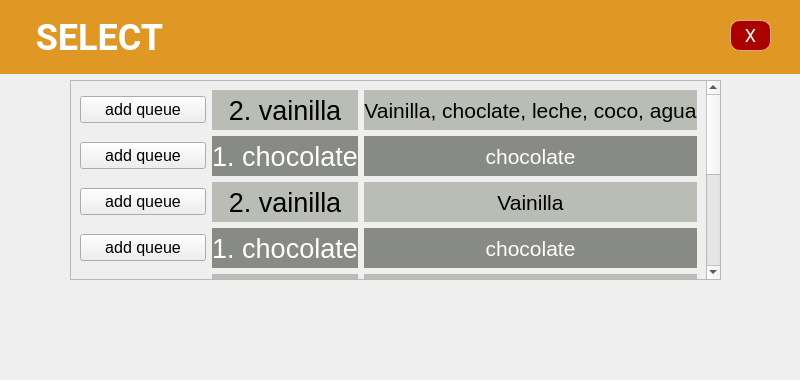
<?xml version="1.0" encoding="UTF-8"?>
<ui version="4.0">
 <class>Form</class>
 <widget class="QWidget" name="Form">
  <property name="geometry">
   <rect>
    <x>0</x>
    <y>0</y>
    <width>800</width>
    <height>380</height>
   </rect>
  </property>
  <property name="font">
   <font>
    <pointsize>12</pointsize>
   </font>
  </property>
  <property name="windowTitle">
   <string>Form</string>
  </property>
  <widget class="QPushButton" name="pushButton_8">
   <property name="geometry">
    <rect>
     <x>730</x>
     <y>30</y>
     <width>41</width>
     <height>31</height>
    </rect>
   </property>
   <property name="styleSheet">
    <string notr="true">background: #AA0000;
border: 0.5px solid rgba(255, 255, 255, 0.48);
box-sizing: border-box;
border-radius: 10px;
transform: matrix(1, 0, 0, 1, 0, 0);

font-family: Roboto;
font-style: normal;
font-weight: normal;
font-size: 18px;
line-height: 28px;

color: #FFFFFF;</string>
   </property>
   <property name="text">
    <string>X</string>
   </property>
  </widget>
  <widget class="QLabel" name="label_18">
   <property name="geometry">
    <rect>
     <x>0</x>
     <y>0</y>
     <width>800</width>
     <height>74</height>
    </rect>
   </property>
   <property name="styleSheet">
    <string notr="true">font-family: Roboto;
font-style: normal;
font-weight: bold;
font-size: 36px;
line-height: 42px;

color: #FFFFFF;
background-color: #E09825;</string>
   </property>
   <property name="text">
    <string>    SELECT</string>
   </property>
  </widget>
  <widget class="QPushButton" name="pushButton_9">
   <property name="geometry">
    <rect>
     <x>730</x>
     <y>20</y>
     <width>41</width>
     <height>31</height>
    </rect>
   </property>
   <property name="styleSheet">
    <string notr="true">background: #AA0000;
border: 0.5px solid rgba(255, 255, 255, 0.48);
box-sizing: border-box;
border-radius: 10px;
transform: matrix(1, 0, 0, 1, 0, 0);

font-family: Roboto;
font-style: normal;
font-weight: normal;
font-size: 18px;
line-height: 28px;

color: #FFFFFF;</string>
   </property>
   <property name="text">
    <string>X</string>
   </property>
  </widget>
  <widget class="QPushButton" name="pushButton">
   <property name="geometry">
    <rect>
     <x>30</x>
     <y>300</y>
     <width>65</width>
     <height>65</height>
    </rect>
   </property>
   <property name="styleSheet">
    <string notr="true">border-image: url(:/back/assets/back.png);

border-radius:30px</string>
   </property>
   <property name="text">
    <string/>
   </property>
  </widget>
  <widget class="QScrollArea" name="scrollArea">
   <property name="geometry">
    <rect>
     <x>70</x>
     <y>80</y>
     <width>651</width>
     <height>200</height>
    </rect>
   </property>
   <property name="widgetResizable">
    <bool>true</bool>
   </property>
   <widget class="QWidget" name="scrollAreaWidgetContents">
    <property name="geometry">
     <rect>
      <x>0</x>
      <y>-228</y>
      <width>635</width>
      <height>426</height>
     </rect>
    </property>
    <layout class="QGridLayout" name="gridLayout">
     <item row="0" column="3">
      <widget class="QLabel" name="label_7">
       <property name="minimumSize">
        <size>
         <width>0</width>
         <height>40</height>
        </size>
       </property>
       <property name="font">
        <font>
         <pointsize>16</pointsize>
        </font>
       </property>
       <property name="layoutDirection">
        <enum>Qt::LeftToRight</enum>
       </property>
       <property name="styleSheet">
        <string notr="true">background-color: rgb(186, 189, 182);
color: #000000;</string>
       </property>
       <property name="text">
        <string>Vainilla, choclate, leche, coco, agua</string>
       </property>
       <property name="alignment">
        <set>Qt::AlignCenter</set>
       </property>
      </widget>
     </item>
     <item row="1" column="3">
      <widget class="QLabel" name="label_16">
       <property name="font">
        <font>
         <pointsize>16</pointsize>
        </font>
       </property>
       <property name="layoutDirection">
        <enum>Qt::LeftToRight</enum>
       </property>
       <property name="styleSheet">
        <string notr="true">background-color: rgb(136, 138, 133);
color: #FFFFFF;</string>
       </property>
       <property name="text">
        <string>chocolate</string>
       </property>
       <property name="alignment">
        <set>Qt::AlignCenter</set>
       </property>
      </widget>
     </item>
     <item row="7" column="1">
      <widget class="QLabel" name="label_36">
       <property name="minimumSize">
        <size>
         <width>0</width>
         <height>40</height>
        </size>
       </property>
       <property name="font">
        <font>
         <pointsize>20</pointsize>
        </font>
       </property>
       <property name="styleSheet">
        <string notr="true">background-color: rgb(136, 138, 133);
color: #FFFFFF;



</string>
       </property>
       <property name="text">
        <string>1. chocolate</string>
       </property>
       <property name="alignment">
        <set>Qt::AlignCenter</set>
       </property>
      </widget>
     </item>
     <item row="6" column="1">
      <widget class="QLabel" name="label_32">
       <property name="minimumSize">
        <size>
         <width>0</width>
         <height>40</height>
        </size>
       </property>
       <property name="font">
        <font>
         <pointsize>20</pointsize>
        </font>
       </property>
       <property name="styleSheet">
        <string notr="true">background-color: rgb(186, 189, 182);
color: #000000;


</string>
       </property>
       <property name="text">
        <string>2. vainilla</string>
       </property>
       <property name="alignment">
        <set>Qt::AlignCenter</set>
       </property>
      </widget>
     </item>
     <item row="6" column="3">
      <widget class="QLabel" name="label_33">
       <property name="font">
        <font>
         <pointsize>16</pointsize>
        </font>
       </property>
       <property name="layoutDirection">
        <enum>Qt::LeftToRight</enum>
       </property>
       <property name="styleSheet">
        <string notr="true">background-color: rgb(186, 189, 182);
color: #000000;</string>
       </property>
       <property name="text">
        <string>Vainilla</string>
       </property>
       <property name="alignment">
        <set>Qt::AlignCenter</set>
       </property>
      </widget>
     </item>
     <item row="1" column="1">
      <widget class="QLabel" name="label_22">
       <property name="minimumSize">
        <size>
         <width>0</width>
         <height>40</height>
        </size>
       </property>
       <property name="font">
        <font>
         <pointsize>20</pointsize>
        </font>
       </property>
       <property name="styleSheet">
        <string notr="true">background-color: rgb(136, 138, 133);
color: #FFFFFF;


</string>
       </property>
       <property name="text">
        <string>1. chocolate</string>
       </property>
       <property name="alignment">
        <set>Qt::AlignCenter</set>
       </property>
      </widget>
     </item>
     <item row="3" column="3">
      <widget class="QLabel" name="label_23">
       <property name="font">
        <font>
         <pointsize>16</pointsize>
        </font>
       </property>
       <property name="layoutDirection">
        <enum>Qt::LeftToRight</enum>
       </property>
       <property name="styleSheet">
        <string notr="true">background-color: rgb(136, 138, 133);
color: #FFFFFF;</string>
       </property>
       <property name="text">
        <string>chocolate</string>
       </property>
       <property name="alignment">
        <set>Qt::AlignCenter</set>
       </property>
      </widget>
     </item>
     <item row="8" column="1">
      <widget class="QLabel" name="label_40">
       <property name="minimumSize">
        <size>
         <width>0</width>
         <height>40</height>
        </size>
       </property>
       <property name="font">
        <font>
         <pointsize>20</pointsize>
        </font>
       </property>
       <property name="styleSheet">
        <string notr="true">background-color: rgb(186, 189, 182);
color: #000000;


</string>
       </property>
       <property name="text">
        <string>2. vainilla</string>
       </property>
       <property name="alignment">
        <set>Qt::AlignCenter</set>
       </property>
      </widget>
     </item>
     <item row="5" column="1">
      <widget class="QLabel" name="label_31">
       <property name="minimumSize">
        <size>
         <width>0</width>
         <height>40</height>
        </size>
       </property>
       <property name="font">
        <font>
         <pointsize>20</pointsize>
        </font>
       </property>
       <property name="styleSheet">
        <string notr="true">background-color: rgb(136, 138, 133);
color: #FFFFFF;


</string>
       </property>
       <property name="text">
        <string>1. chocolate</string>
       </property>
       <property name="alignment">
        <set>Qt::AlignCenter</set>
       </property>
      </widget>
     </item>
     <item row="4" column="3">
      <widget class="QLabel" name="label_28">
       <property name="font">
        <font>
         <pointsize>16</pointsize>
        </font>
       </property>
       <property name="layoutDirection">
        <enum>Qt::LeftToRight</enum>
       </property>
       <property name="styleSheet">
        <string notr="true">background-color: rgb(186, 189, 182);
color: #000000;</string>
       </property>
       <property name="text">
        <string>Vainilla</string>
       </property>
       <property name="alignment">
        <set>Qt::AlignCenter</set>
       </property>
      </widget>
     </item>
     <item row="3" column="1">
      <widget class="QLabel" name="label_24">
       <property name="minimumSize">
        <size>
         <width>0</width>
         <height>40</height>
        </size>
       </property>
       <property name="font">
        <font>
         <pointsize>20</pointsize>
        </font>
       </property>
       <property name="styleSheet">
        <string notr="true">background-color: rgb(136, 138, 133);
color: #FFFFFF;


</string>
       </property>
       <property name="text">
        <string>1. chocolate</string>
       </property>
       <property name="alignment">
        <set>Qt::AlignCenter</set>
       </property>
      </widget>
     </item>
     <item row="2" column="3">
      <widget class="QLabel" name="label_19">
       <property name="font">
        <font>
         <pointsize>16</pointsize>
        </font>
       </property>
       <property name="layoutDirection">
        <enum>Qt::LeftToRight</enum>
       </property>
       <property name="styleSheet">
        <string notr="true">background-color: rgb(186, 189, 182);
color: #000000;</string>
       </property>
       <property name="text">
        <string>Vainilla</string>
       </property>
       <property name="alignment">
        <set>Qt::AlignCenter</set>
       </property>
      </widget>
     </item>
     <item row="7" column="3">
      <widget class="QLabel" name="label_38">
       <property name="font">
        <font>
         <pointsize>16</pointsize>
        </font>
       </property>
       <property name="layoutDirection">
        <enum>Qt::LeftToRight</enum>
       </property>
       <property name="styleSheet">
        <string notr="true">background-color: rgb(136, 138, 133);
color: #FFFFFF;</string>
       </property>
       <property name="text">
        <string>chocolate</string>
       </property>
       <property name="alignment">
        <set>Qt::AlignCenter</set>
       </property>
      </widget>
     </item>
     <item row="8" column="3">
      <widget class="QLabel" name="label_37">
       <property name="font">
        <font>
         <pointsize>16</pointsize>
        </font>
       </property>
       <property name="layoutDirection">
        <enum>Qt::LeftToRight</enum>
       </property>
       <property name="styleSheet">
        <string notr="true">background-color: rgb(186, 189, 182);
color: #000000;</string>
       </property>
       <property name="text">
        <string>Vainilla</string>
       </property>
       <property name="alignment">
        <set>Qt::AlignCenter</set>
       </property>
      </widget>
     </item>
     <item row="2" column="1">
      <widget class="QLabel" name="label_20">
       <property name="minimumSize">
        <size>
         <width>0</width>
         <height>40</height>
        </size>
       </property>
       <property name="font">
        <font>
         <pointsize>20</pointsize>
        </font>
       </property>
       <property name="styleSheet">
        <string notr="true">background-color: rgb(186, 189, 182);
color: #000000;


</string>
       </property>
       <property name="text">
        <string>2. vainilla</string>
       </property>
       <property name="alignment">
        <set>Qt::AlignCenter</set>
       </property>
      </widget>
     </item>
     <item row="5" column="3">
      <widget class="QLabel" name="label_30">
       <property name="font">
        <font>
         <pointsize>16</pointsize>
        </font>
       </property>
       <property name="layoutDirection">
        <enum>Qt::LeftToRight</enum>
       </property>
       <property name="styleSheet">
        <string notr="true">background-color: rgb(136, 138, 133);
color: #FFFFFF;</string>
       </property>
       <property name="text">
        <string>chocolate</string>
       </property>
       <property name="alignment">
        <set>Qt::AlignCenter</set>
       </property>
      </widget>
     </item>
     <item row="4" column="1">
      <widget class="QLabel" name="label_25">
       <property name="minimumSize">
        <size>
         <width>0</width>
         <height>40</height>
        </size>
       </property>
       <property name="font">
        <font>
         <pointsize>20</pointsize>
        </font>
       </property>
       <property name="styleSheet">
        <string notr="true">background-color: rgb(186, 189, 182);
color: #000000;


</string>
       </property>
       <property name="text">
        <string>2. vainilla</string>
       </property>
       <property name="alignment">
        <set>Qt::AlignCenter</set>
       </property>
      </widget>
     </item>
     <item row="0" column="1">
      <widget class="QLabel" name="label_41">
       <property name="enabled">
        <bool>true</bool>
       </property>
       <property name="minimumSize">
        <size>
         <width>0</width>
         <height>40</height>
        </size>
       </property>
       <property name="maximumSize">
        <size>
         <width>16777215</width>
         <height>16777215</height>
        </size>
       </property>
       <property name="baseSize">
        <size>
         <width>20</width>
         <height>20</height>
        </size>
       </property>
       <property name="font">
        <font>
         <pointsize>20</pointsize>
        </font>
       </property>
       <property name="styleSheet">
        <string notr="true">background-color: rgb(186, 189, 182);
color: #000000;


</string>
       </property>
       <property name="text">
        <string>2. vainilla</string>
       </property>
       <property name="alignment">
        <set>Qt::AlignCenter</set>
       </property>
      </widget>
     </item>
     <item row="0" column="0">
      <widget class="QPushButton" name="pushButton_3">
       <property name="text">
        <string>add queue</string>
       </property>
      </widget>
     </item>
     <item row="1" column="0">
      <widget class="QPushButton" name="pushButton_4">
       <property name="text">
        <string>add queue</string>
       </property>
      </widget>
     </item>
     <item row="2" column="0">
      <widget class="QPushButton" name="pushButton_5">
       <property name="text">
        <string>add queue</string>
       </property>
      </widget>
     </item>
     <item row="3" column="0">
      <widget class="QPushButton" name="pushButton_6">
       <property name="text">
        <string>add queue</string>
       </property>
      </widget>
     </item>
     <item row="4" column="0">
      <widget class="QPushButton" name="pushButton_7">
       <property name="text">
        <string>add queue</string>
       </property>
      </widget>
     </item>
     <item row="5" column="0">
      <widget class="QPushButton" name="pushButton_10">
       <property name="text">
        <string>add queue</string>
       </property>
      </widget>
     </item>
     <item row="6" column="0">
      <widget class="QPushButton" name="pushButton_11">
       <property name="text">
        <string>add queue</string>
       </property>
      </widget>
     </item>
     <item row="7" column="0">
      <widget class="QPushButton" name="pushButton_12">
       <property name="text">
        <string>add queue</string>
       </property>
      </widget>
     </item>
     <item row="8" column="0">
      <widget class="QPushButton" name="pushButton_13">
       <property name="text">
        <string>add queue</string>
       </property>
      </widget>
     </item>
    </layout>
   </widget>
  </widget>
  <widget class="QPushButton" name="pushButton_2">
   <property name="geometry">
    <rect>
     <x>730</x>
     <y>310</y>
     <width>65</width>
     <height>65</height>
    </rect>
   </property>
   <property name="styleSheet">
    <string notr="true">border-image: url(:/check/assets/check2.png);

border-radius:30px</string>
   </property>
   <property name="text">
    <string/>
   </property>
  </widget>
 </widget>
 <resources>
  <include location="test.qrc"/>
 </resources>
 <connections/>
</ui>
